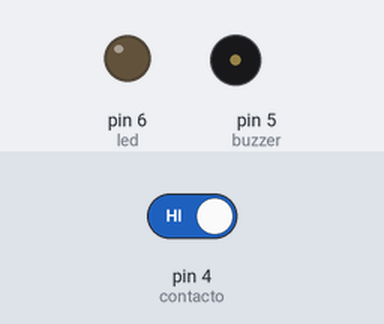
Recording of a sketch running on a simulated Arduino Uno, built with avr-gcc and run on an emulated ATmega328P. Shown: output pins drawn as LEDs (lit = HIGH), buzzer (waves = sounding, pin HIGH). Dashed ring = blinking. Inputs (shaded band) come from the test bench; at power-on: pin 4 (contacto) HIGH.

Above: at 8.8 s.
8.9 s: pin 4 (contacto) driven LOW
At 12.1 s:
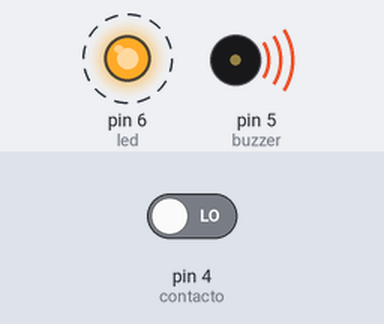
13.9 s: pin 4 (contacto) driven HIGH
At 16.3 s:
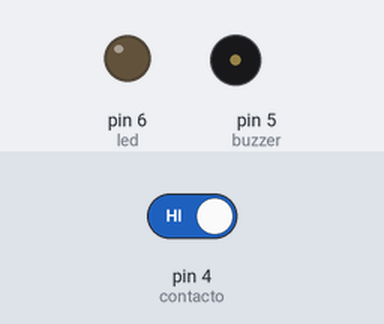
Timing chart, 0 to 17.8 s (numbered marks = the images above; inputs shaded):
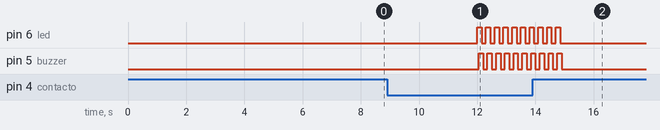

Measured:
- after the input at 8.9 s, pin 6 (led): alternates HIGH for 0.15 s and LOW for 0.15 s, starting after 3.1 s; pin 5 (buzzer): alternates HIGH for 0.15 s and LOW for 0.15 s, starting after 3.2 s
- after the input at 13.9 s, pin 6 (led), pin 5 (buzzer): goes on until 14.9 s, then stays LOW

The sketch:

Alarma.ino
```cpp
#include <LowPower.h>   //Importar la librería LowPower (para el consumo de energía)

int led = 6;            // led en pin 6
int contacto = 4;       // reed switch en pin 4
int buzzer = 5;         // buzzer en pin 5

void setup() {
  pinMode (led, OUTPUT);      // led como salida
  pinMode (contacto, INPUT);  // reed switch como entrada
  pinMode (buzzer, OUTPUT);   // buzzer como salida
}

void loop() {
  //sleep(8);

  if(digitalRead(contacto) == LOW){       // Si los contactos del reed switch están separados (puerta abierta)
    for(int a=0; a<10; a++){              // inicializar ciclo for para interrupciones del led y buzzer

      digitalWrite(led,HIGH);             // Prende el LED
      delay(50);                          // Tiempo
      digitalWrite (buzzer, HIGH);        // Suena el buzzer
      delay(100);                         // Tiempo

      digitalWrite(led,LOW);              // Apaga el LED
      delay(50);                          // Tiempo
      digitalWrite (buzzer, LOW);         // Silencia el buzzer
      delay(100);                         // Tiempo
    }

  }else{                                  // En caso de que los contactos del reed switch estén juntos (puerta cerrada)
      digitalWrite (buzzer, LOW);         // Silencia el buzzer
      digitalWrite (led, LOW);            // Apaga el led
      dormir(4);                          // Función dormir para reducir el consumo de energía en intervalos de 8 segs
  }
}

void dormir(int sec) {      // Función dormir
  while (sec >= 8) {        // contabiliza los segundos mayores o igual a 8
    LowPower.powerDown(SLEEP_8S, ADC_OFF, BOD_OFF);   // donde los valores de LowPower.PowerDown muestran:
                                                      // el tiempo que estará dormido usando el Watchdog
    sec -= 8;                                         // apaga los convertidores Analógicos a Digital
  }                                                   // y, apaga el circuito de Brown Out Detection
  if (sec >= 4) {
    LowPower.powerDown(SLEEP_4S, ADC_OFF, BOD_OFF);
    sec -= 4;
  }
  if (sec >= 2) {
    LowPower.powerDown(SLEEP_2S, ADC_OFF, BOD_OFF);
    sec -= 2;
  }
  if (sec >= 1) {
    LowPower.powerDown(SLEEP_1S, ADC_OFF, BOD_OFF);
    sec -= 1;
  }
}
```
